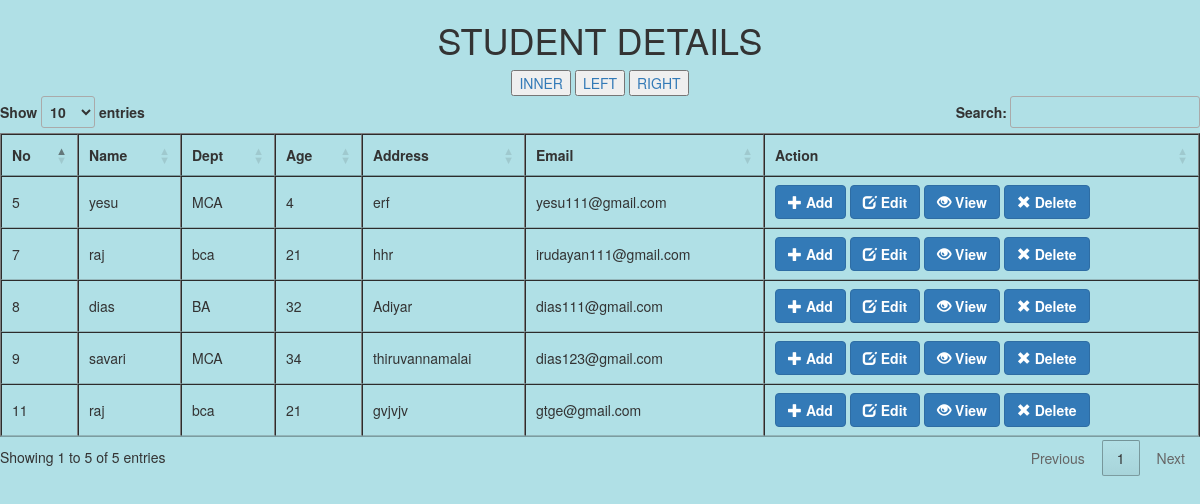
The page / on the database its author committed.
### tables this page shows
CREATE TABLE `student` (
  `id` int(11) NOT NULL,
  `name` varchar(50) NOT NULL,
  `dept` varchar(5) NOT NULL,
  `age` int(3) NOT NULL,
  `address` varchar(100) NOT NULL,
  `email` varchar(100) NOT NULL,
  `dob` date NOT NULL,
  `bgroup` varchar(3) NOT NULL,
  `gender` varchar(7) NOT NULL
);

### index.php (the view, shortened to what this page needs)
<!DOCTYPE html>
<html>
<head>
<link href="//maxcdn.bootstrapcdn.com/bootstrap/3.3.0/css/bootstrap.min.css" rel="stylesheet">
<link rel="stylesheet" href="https://cdn.datatables.net/1.10.4/css/jquery.dataTables.min.css">
</head>
<center>
    <h1>STUDENT DETAILS</h1>
                    <a href="innerjoin.php"><button>INNER</button></a>
                    <a href="leftjoin.php"><button>LEFT</button></a>
                    <a href="rightjoin.php"><button>RIGHT</button></a>
<table id="example" border="1px" bgcolor="white">
	<thead>
        <tr>
           <th>No</th>
            <th>Name</th>
            <th>Dept</th>
            <th>Age</th>
            <th>Address</th>
            <th>Email</th>
            <th>Action</th>
        </tr>
    </thead>
    <tbody>
        <?php
        include ('dbconnection.php');
           $ret=mysqli_query($con,'SELECT * FROM `student` ORDER BY `id` DESC;');
            $count = mysqli_num_rows($ret);
            if ($count > 0)
            {
            while ($row=mysqli_fetch_array($ret)) {
        ?>
        <tr>
            <td><?php echo $row['id']; ?></td>
            <td><?php echo $row['name']; ?></td>
            <td><?php echo $row['dept']; ?></td>
            <td><?php echo $row['age']; ?></td>
            <td><?php echo $row['address']; ?></td>
            <td><?php echo $row['email']; ?></td>
             <td>
<a href="create.php" class="btn btn-primary a-btn-slide-text">
        <span class="glyphicon glyphicon-plus" aria-hidden="true"></span>
        <span><strong>Add</strong></span>
    </a>
    <a href="view.php?id=<?php echo $row['id']; ?>" class="btn btn-primary a-btn-slide-text">
        <span class="glyphicon glyphicon-edit" aria-hidden="true"></span>
        <span><strong>Edit</strong></span>
    </a>
    <a href="edit.php?id=<?php echo $row['id']; ?>" class="btn btn-primary a-btn-slide-text">
        <span class="glyphicon glyphicon-eye-open" aria-hidden="true"></span>
        <span><strong>View</strong></span>
    </a>
    <a onclick="return confirm('Are you sure?')" href="delete.php?id=<?php echo $row['id']; ?>" class="btn btn-primary a-btn-slide-text">
       <span class="glyphicon glyphicon-remove" aria-hidden="true"></span>
        <span><strong>Delete</strong></span>
    </a>
            </td>
        </tr>
  <?php } } else{ echo 'No Data available';} ?>
    </tbody>
</table>
<br>
    </center>
</body>
</html>

### rows shown on the page
student: id "11", name "raj", dept "bca", age "21", address "gvjvjv", email "gtge@gmail.com"
student: id "9", name "savari", dept "MCA", age "34", address "thiruvannamalai", email "dias123@gmail.com"
student: id "8", name "dias", dept "BA", age "32", address "Adiyar", email "dias111@gmail.com"
student: id "7", name "raj", dept "bca", age "21", address "hhr", email "irudayan111@gmail.com"
student: id "5", name "yesu", dept "MCA", age "4", address "erf", email "yesu111@gmail.com"
